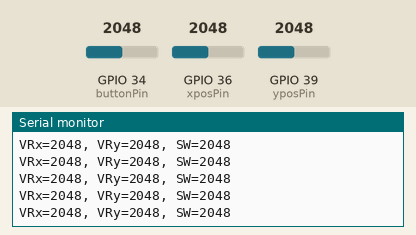
Simulated run of this sketch. Board: ESP32. Parts: the last lines printed to the serial monitor. The inputs (shaded band) are chosen by the test bench; at power-on: GPIO 34 (buttonPin) = 2048, GPIO 36 (xposPin) = 2048, GPIO 39 (yposPin) = 2048.

Above: at 1.2 s.
1.3 s: GPIO 34 (buttonPin) set to 2866
At 1.31 s:
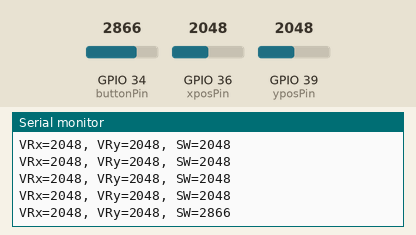
2.8 s: GPIO 36 (xposPin) set to 2866
At 2.82 s:
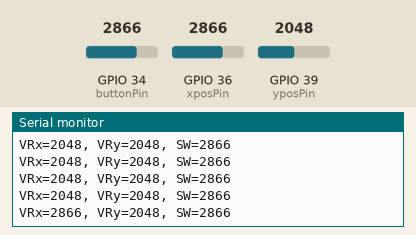
4.3 s: GPIO 39 (yposPin) set to 2866
At 4.33 s:
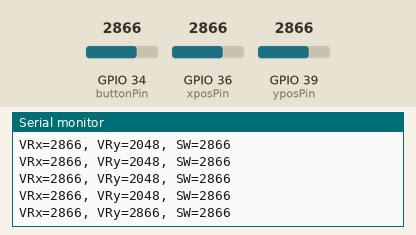
5.8 s: GPIO 34 (buttonPin) set to 3603
At 5.84 s:
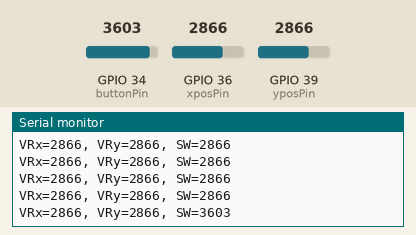
7.3 s: GPIO 36 (xposPin) set to 3603
At 7.34 s:
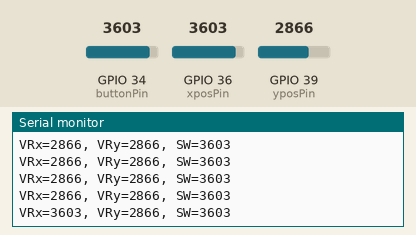
8.8 s: GPIO 39 (yposPin) set to 3603
At 8.85 s:
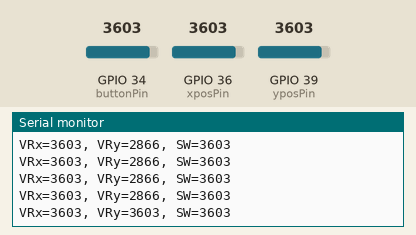
Timing chart, 0 to 11.3 s (numbered marks = the images above; inputs shaded):
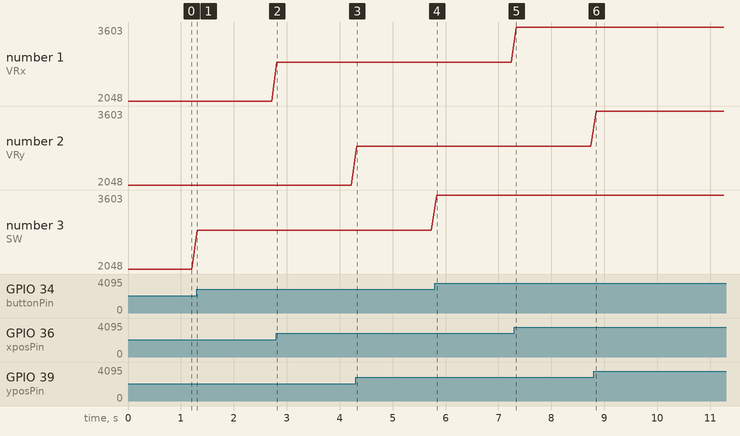

Measured:
- after the input at 1.3 s, the serial monitor: prints a new line at once (image 1)
- after the input at 2.8 s, the serial monitor: prints a new line at once (image 2)
- after the input at 4.3 s, the serial monitor: prints a new line at once (image 3)
- after the input at 5.8 s, the serial monitor: prints a new line at once (image 4)
- after the input at 7.3 s, the serial monitor: prints a new line at once (image 5)
- after the input at 8.8 s, the serial monitor: prints a new line after 0.05 s (image 6)
- plotted number 3: 2048 → 2866 after the input at 1.3 s, 2866 → 3603 after the input at 5.8 s

The sketch:

Joystick.ino
```cpp
int xposPin = 36;         // 雙軸按鍵搖桿 VRx 接 Arduino Analog pin 36
int yposPin = 39;         // 雙軸按鍵搖桿 VRy 接 Arduino Analog pin 39
int buttonPin = 34;        // 搖桿按鍵輸出 SW 接 Arduino pin 34

void setup() {
  Serial.begin(9600);
}

void loop() {
  int vrx, vry, sw;

  vrx = analogRead(xposPin);
  vry = analogRead(yposPin);
  sw = analogRead(buttonPin);

  char buf[100];
  sprintf(buf, "VRx=%d, VRy=%d, SW=%d", vrx, vry, sw);
  Serial.println(buf);
  delay(100);
}
```
